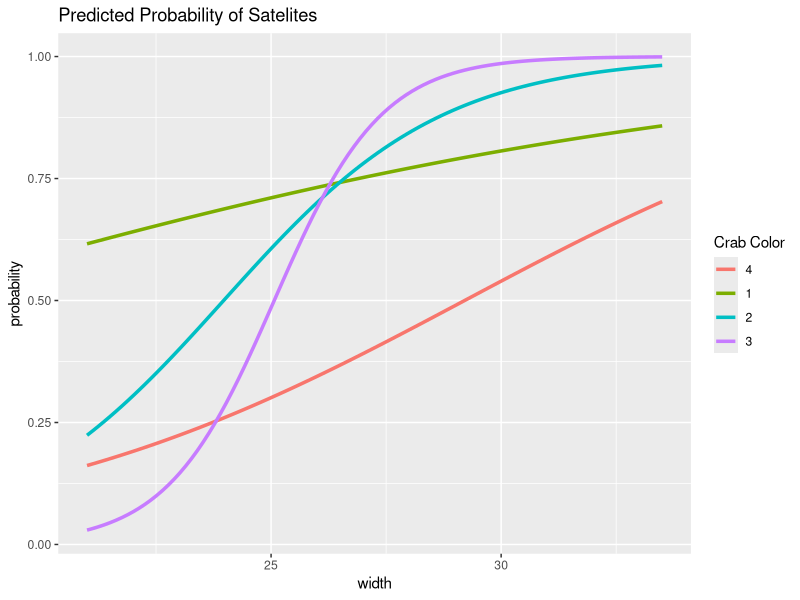
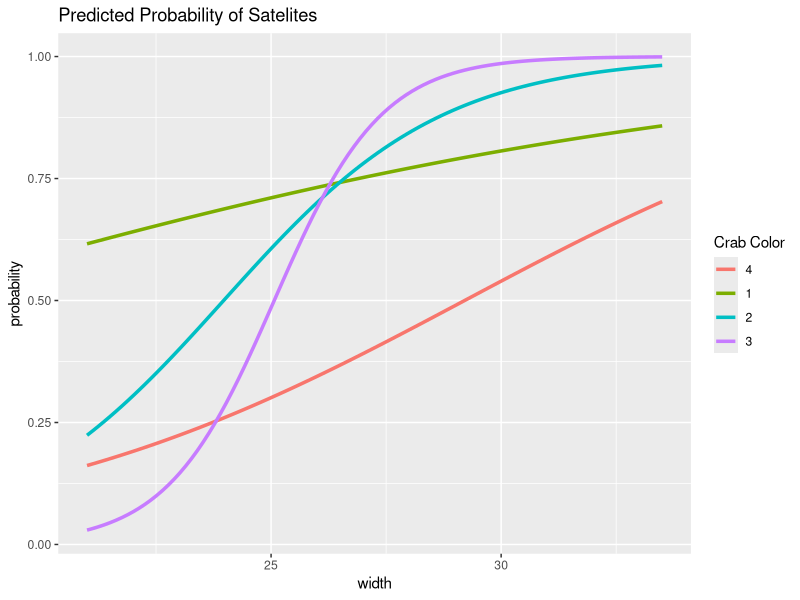

These figures' R source, in order:
## ---- chunk 1
library(ggplot2)
library(readxl)

crabs <- read_excel("crab_data.xlsx")
## ---- chunk 2
crabs$color <- factor(crabs$color, levels = c("4", "1", "2", "3"))


model_1 <- glm(y ~ width + color + width * color, family = binomial, data = crabs)
sum_model_1 <- summary(model_1)
sum_model_1

#The equation is -5.85 + 0.20x + 4.10c1 - 4.19c2 - 15.66c3 - 0.09(x*c1) + 0.22(x*c2) + 0.66(x*c3)

#Next, we will be plotting and interpreting the prediction equation:
#First, need to create a data frame with our predictions by giving it
#a range of widths
width_seq <- seq(min(crabs$width), max(crabs$width), length.out = 100)
num_colors <- levels(crabs$color)

prediction_grid <- expand.grid(
  width = width_seq,
  color = num_colors
)

prediction_grid$probability <-  predict(model_1, newdata = prediction_grid, type = "response")

ggplot(prediction_grid, aes(x = width, y = probability, color = color)) +
  geom_line(size = 1.2) +
  labs(
    title = "Predicted Probability of Satelites",
    xlab = "Width",
    ylab = "Probability",
    color = "Crab Color"
  )
#What we see on the graph is that color 1 and even color 4 have a steady relation with width. As width
#increases, so does the probability that they will have a satelite. Color 2 and 3 have a sharp increase around
#22.5 width and it starts faltering off around 28 width.
## ---- chunk 3
model_2 <- glm(y ~ width + color, family = binomial, data = crabs)
sum_model_2 <- summary(model_2)

cat("AIC of interaction model: ", sum_model_1$aic, "\n")
cat("AIC of simplier model: ", sum_model_2$aic, "\n")

anova(model_2, model_1)
cat("Correlation for the simplier model: ", cor(crabs$y, fitted(model_2)), "\n")
cat("Correlation for the interaction model: ", cor(crabs$y, fitted(model_1)), "\n")
#The likelihood ratio statistic is 4.4 and the p-value is 0.22 (which is greater than 0.05). 
#The correlation for the simpler model is 0.452 and the correlation for the complex model is 0.472.
#As a result of these findings, we can say that simpler model fits almost as well as the interaction model
#and would be fine to use.
## ---- chunk 4
model_1 <- glm(y ~ width + weight, family = binomial, data = crabs)
sum_model_1 <- summary(model_1)

model_reduced <- glm(y~1, family = binomial, data = crabs)

#Our null hypothesis is that B1 = B2 = 0 while our alternative hypothesis is that at least one
#predictor is significant to the model (either B1 != 0, B2 != 0 or both)
anova(model_reduced, model_1)

#The LR statistic is 32.9. Since our p-value < 0.05, we reject H0. That means that at least
#one of our predictors has a significant role on the model
## ---- chunk 5
model_no_weight <- glm(y ~ width, family = binomial, data = crabs)
model_no_width <- glm(y ~ weight, family = binomial, data = crabs)

anova(model_no_weight, model_1)
anova(model_no_width, model_1)

#The LR statistic is 1.56 for weight and 2.85 for width, with p-values of 0.21 and 0.09.
#One possible reason why neither test shows evidence of an effect while the previous step's test did is that
#when combined together, the variables provide valuable insight that can't be seen in a LR-test. So when they
#are separate, they seem useless to the model. But putting them together in the same model allows them to
#better explain what is going on in the model.
## ---- chunk 6
#First, build each model with one variable and compare their AICs
model_weight <- glm(y ~ weight, family = binomial, data = crabs)
model_spine <- glm(y ~ spine, family = binomial, data = crabs)
model_color <- glm(y ~ color, family = binomial, data = crabs)

sum1 <- summary(model_reduced)
sum2 <- summary(model_weight)
sum3 <- summary(model_spine)
sum4 <- summary(model_color)

cat("Reduced model's AIC: ", sum1$aic, "\n")
cat("Weight model's AIC: ", sum2$aic, "\n")
cat("Spine model's AIC: ", sum3$aic, "\n")
cat("Color model's AIC: ", sum4$aic, "\n")
## ---- chunk 7
#Next, we will build a model with weight and color and compare them to their models with only weight or color
model_weight_color <- glm(y ~ weight + color, family = binomial, data = crabs)
sum5 <- summary(model_weight_color)

cat("Weight and color model's AIC: ", sum5$aic, "\n")
anova(model_weight, model_weight_color)
anova(model_color, model_weight_color)
## ---- chunk 8
#Next, add spine to our model
model_weight_color_spine <- glm(y ~ weight + color + spine, family = binomial, data = crabs)
cat("Weight, color, and spine condition model's AIC: ", summary(model_weight_color_spine)$aic, "\n")
anova(model_weight_color, model_weight_color_spine)
## ---- chunk 9
#Finally, add an interaction between color and weight
model_weight_color_interaction <- glm(y ~ weight + color + weight*color, family = binomial, data = crabs)
cat("Weight and color's interaction model's AIC: ", summary(model_weight_color_interaction)$aic, "\n")
anova(model_weight_color, model_weight_color_interaction)
## ---- chunk 10
#Code Appenix
#Chad Huntebrinker
#Problem 4.19
library(ggplot2)
library(readxl)

#a)
crabs <- read_excel("crab_data.xlsx")
crabs$color <- factor(crabs$color, levels = c("4", "1", "2", "3"))


model_1 <- glm(y ~ width + color + width * color, family = binomial, data = crabs)
sum_model_1 <- summary(model_1)

#The equation is -5.85 + 0.20x + 4.10c1 - 4.19c2 - 15.66c3 - 0.09(x*c1) + 0.22(x*c2) + 0.66(x*c3)

#Next, we will be plotting and interpreting the prediction equation:
#First, need to create a data frame with our predictions by giving it
#a range of widths
width_seq <- seq(min(crabs$width), max(crabs$width), length.out = 100)
num_colors <- levels(crabs$color)

prediction_grid <- expand.grid(
  width = width_seq,
  color = num_colors
)

prediction_grid$probability <-  predict(model_1, newdata = prediction_grid, type = "response")

ggplot(prediction_grid, aes(x = width, y = probability, color = color)) +
  geom_line(size = 1.2) +
  labs(
    title = "Predicted Probability of Satelites",
    xlab = "Width",
    ylab = "Probability",
    color = "Crab Color"
  )
#What we see on the graph is that color 1 and even color 4 have a steady relation with width. As width
#increases, so does the probability that they will have a satelite. Color 2 and 3 have a sharp increase around
#22.5 width and it starts faltering off around 28 width.
  
#b)
model_2 <- glm(y ~ width + color, family = binomial, data = crabs)
sum_model_2 <- summary(model_2)

cat("AIC of interaction model: ", sum_model_1$aic, "\n")
cat("AIC of simplier model: ", sum_model_2$aic, "\n")

anova(model_2, model_1)
cat("Correlation for the simplier model: ", cor(crabs$y, fitted(model_2)), "\n")
cat("Correlation for the interaction model: ", cor(crabs$y, fitted(model_1)), "\n")
#The likelihood ratio statistic is 4.4 and the p-value is 0.22 (which is greater than 0.05). 
#The correlation for the simpler model is 0.452 and the correlation for the complex model is 0.472.
#As a result of these findings, we can say that simpler model fits almost as well as the interaction model
#and would be fine to use.

#Chad Huntebrinker
#Problem 5.1
library(readxl)

#a)
crabs <- read_excel("crab_data.xlsx")

model_1 <- glm(y ~ width + weight, family = binomial, data = crabs)
sum_model_1 <- summary(model_1)

model_reduced <- glm(y~1, family = binomial, data = crabs)

#Our null hypothesis is that B1 = B2 = 0 while our alternative hypothesis is that at least one
#predictor is significant to the model (either B1 != 0, B2 != 0 or both)
anova(model_reduced, model_1)

#The LR statistic is 32.9. Since our p-value < 0.05, we reject H0. That means that at least
#one of our predictors has a significant role on the model

#b)
model_no_weight <- glm(y ~ width, family = binomial, data = crabs)
model_no_width <- glm(y ~ weight, family = binomial, data = crabs)

anova(model_no_weight, model_1)
anova(model_no_width, model_1)

#The LR statistic is 1.56 for weight and 2.85 for width, with p-values of 0.21 and 0.09.
#One possible reason why neither test shows evidence of an effect while the previous step's test did is that
#when combined together, the variables provide valuable insight that can't be seen in a LR-test. So when they
#are separate, they seem useless to the model. But putting them together in the same model allows them to
#better explain what is going on in the model.

#c)
#First, build each model with one variable and compare their AICs
model_weight <- glm(y ~ weight, family = binomial, data = crabs)
model_spine <- glm(y ~ spine, family = binomial, data = crabs)
model_color <- glm(y ~ color, family = binomial, data = crabs)

summary(model_reduced)
summary(model_weight)
summary(model_spine)
summary(model_color)
#We will keep weight and color because their AICs are the best.

#Next, we will build a model with weight and color and compare them to their models with only weight or color
model_weight_color <- glm(y ~ weight + color, family = binomial, data = crabs)
summary(model_weight_color)
anova(model_weight, model_weight_color)
anova(model_color, model_weight_color)

#We find that the AIC for weight and color is better than when they are on their own and we
#see that there is increase in deviance when we remove color or weight from the model

#Next, add spine to our model
model_weight_color_spine <- glm(y ~ weight + color + spine, family = binomial, data = crabs)
summary(model_weight_color_spine)
anova(model_weight_color, model_weight_color_spine)
#The AIC isn't better by this addition and we find that the deviance doesn't increase by much. So, we
#remove spine from the model

#Finally, add an interaction between color and weight
model_weight_color_interaction <- glm(y ~ weight + color + weight*color, family = binomial, data = crabs)
summary(model_weight_color_interaction)
anova(model_weight_color, model_weight_color_interaction)
#We see the AIC doesn't improve and we also see the deviance has only a small increase.  As a result,
#we find our best model is with weight and color but no interaction.
